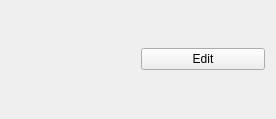
<?xml version="1.0" encoding="UTF-8"?>
<ui version="4.0">
 <class>DateEdit</class>
 <widget class="QWidget" name="DateEdit">
  <property name="geometry">
   <rect>
    <x>0</x>
    <y>0</y>
    <width>276</width>
    <height>119</height>
   </rect>
  </property>
  <property name="windowTitle">
   <string>Form</string>
  </property>
  <layout class="QHBoxLayout" name="horizontalLayout">
   <item>
    <widget class="QLabel" name="label">
     <property name="text">
      <string/>
     </property>
     <property name="alignment">
      <set>Qt::AlignCenter</set>
     </property>
    </widget>
   </item>
   <item>
    <widget class="QPushButton" name="pushButton">
     <property name="text">
      <string>Edit</string>
     </property>
    </widget>
   </item>
  </layout>
 </widget>
 <resources/>
 <connections>
  <connection>
   <sender>pushButton</sender>
   <signal>clicked()</signal>
   <receiver>DateEdit</receiver>
   <slot>on_pushButton_edit()</slot>
   <hints>
    <hint type="sourcelabel">
     <x>226</x>
     <y>68</y>
    </hint>
    <hint type="destinationlabel">
     <x>219</x>
     <y>90</y>
    </hint>
   </hints>
  </connection>
 </connections>
 <slots>
  <slot>on_pushButton_edit()</slot>
 </slots>
</ui>
